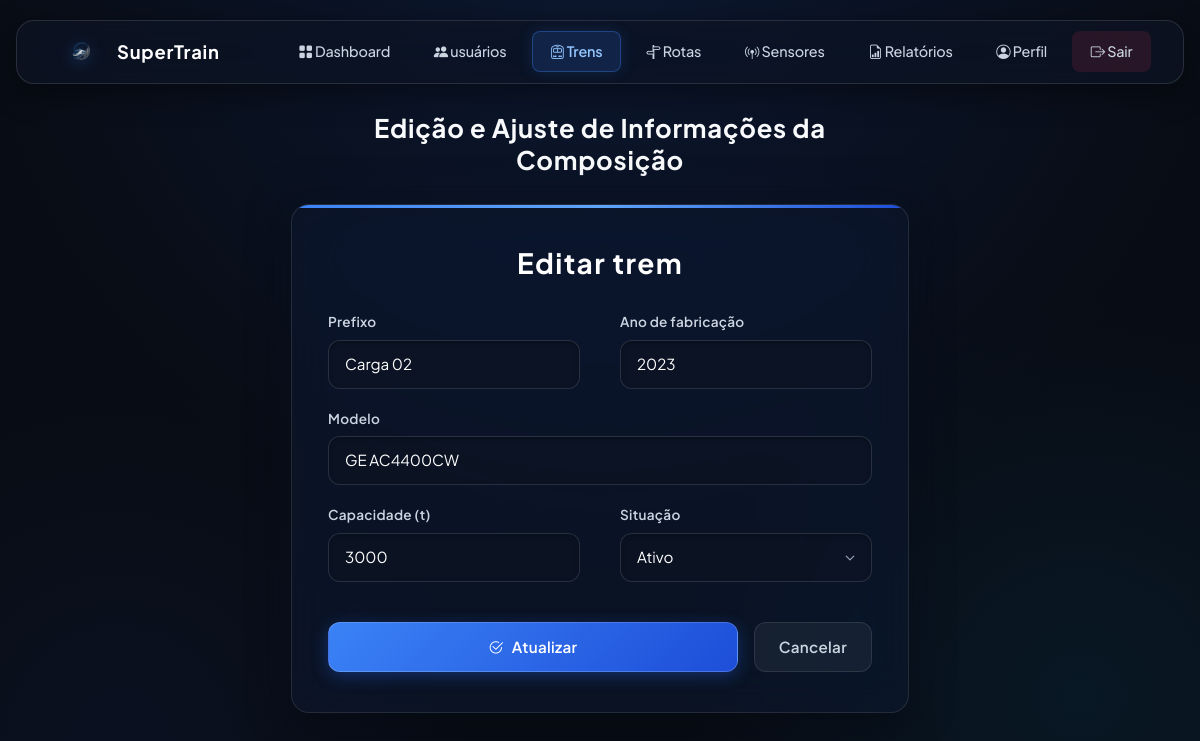
Before: /formulario.php?id=5 (signed in) with the older database file.
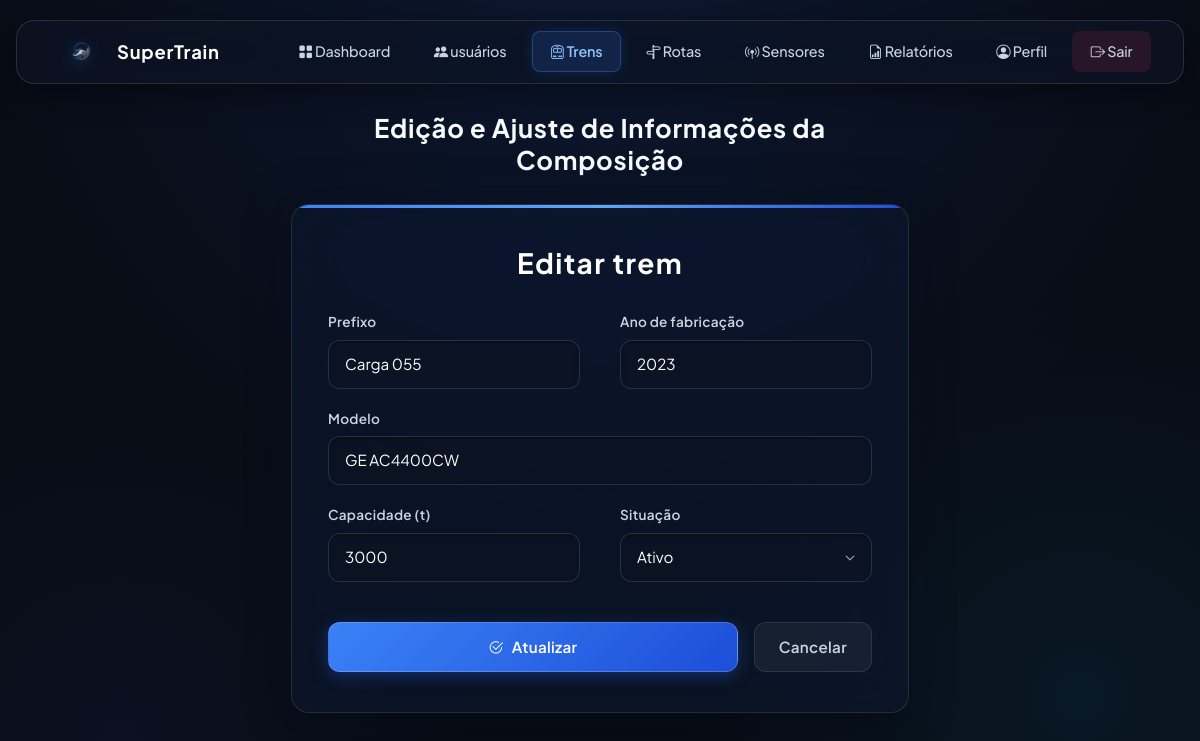
After: the same page with the newer database file.
### tables this page shows
CREATE TABLE `trens` (
  `id` int(11) NOT NULL AUTO_INCREMENT,
  `prefixo` varchar(20) NOT NULL,
  `modelo_composicao` varchar(100) NOT NULL DEFAULT 'SuperTrain Série 2000',
  `linha_id` int(11) DEFAULT NULL,
  `tipo` enum('passageiros','carga','expresso') NOT NULL DEFAULT 'passageiros',
  `status_operacional` enum('ativo','parado','manutencao') NOT NULL DEFAULT 'ativo',
  `capacidade_maxima` int(11) NOT NULL DEFAULT 800,
  `velocidade_maxima_kmh` decimal(5,2) NOT NULL DEFAULT 80.00,
  `ano_fabricacao` year(4) NOT NULL DEFAULT 2024,
  `ativo` tinyint(1) NOT NULL DEFAULT 1,
  `criado_em` datetime DEFAULT current_timestamp(),
  `atualizado_em` datetime DEFAULT current_timestamp() ON UPDATE current_timestamp(),
  PRIMARY KEY (`id`),
  UNIQUE KEY `prefixo` (`prefixo`),
  KEY `idx_trens_status` (`status_operacional`),
  KEY `idx_trens_linha` (`linha_id`),
  CONSTRAINT `fk_trens_linha` FOREIGN KEY (`linha_id`) REFERENCES `linhas` (`id`) ON DELETE SET NULL
);

### formulario.php (the view, shortened to what the changed rows need)
<?php
require_once 'config.php';
$id = (int) ($_GET['id'] ?? 0);
$prefixo = '';
$modelo = '';
$ano_fabricacao = '';
$capacidade_maxima = '';
$status_atual = 'ativo';
$status_operacional = [
    'ativo' => 'Ativo',
    'manutencao' => 'Em manutenção',
    'parado' => 'Parado'
];
if ($id > 0 && $_SERVER['REQUEST_METHOD'] === 'GET') {
    $stmt = $conexao->prepare('SELECT * FROM trens WHERE id = ?');
    $stmt->bind_param('i', $id);
    $stmt->execute();
    $trem = $stmt->get_result()->fetch_assoc();
    $prefixo = $trem['prefixo'];
    $modelo = $trem['modelo_composicao'];
    $ano_fabricacao = $trem['ano_fabricacao'];
    $capacidade_maxima = $trem['capacidade_maxima'];
    $status_atual = $trem['status_operacional'];
}
?>
<!DOCTYPE html>
<html lang="pt-br">
<head>
  <link href="https://cdn.jsdelivr.net/npm/bootstrap@5.3.3/dist/css/bootstrap.min.css" rel="stylesheet" />
  <link rel="stylesheet" href="https://cdn.jsdelivr.net/npm/bootstrap-icons@1.11.3/font/bootstrap-icons.min.css" />
  <link rel="stylesheet" href="estilo/formulario.css" />
</head>
<body>
  <main>
    <div class="container formulario-wrapper">
      <h2 class="texto-indicativo">
        <?= $id > 0 ? 'Edição e Ajuste de Informações da Composição' : 'Cadastre uma Nova Composição Ferroviária' ?>
      </h2>
      <div class="card formulario-card">
        <h1 class="card-title"><?= $id > 0 ? 'Editar trem' : 'Novo trem' ?></h1>
        <form method="post" autocomplete="off">
          <div class="linha row">
            <div class="campo col-md-6 form-group mb-3">
              <label for="prefixo" class="form-label">Prefixo</label>
              <input type="text" class="form-control" id="prefixo" name="prefixo" maxlength="20" placeholder="Ex: Trem 130" value="<?= htmlspecialchars($prefixo) ?>" required>
            </div>
            <div class="campo col-md-6 form-group mb-3">
              <label for="ano_fabricacao" class="form-label">Ano de fabricação</label>
              <input type="number" class="form-control" id="ano_fabricacao" name="ano_fabricacao" min="1900" max="2100" placeholder="Ex: 2024" value="<?= htmlspecialchars((string) $ano_fabricacao) ?>" required>
            </div>
          </div>
          <div class="campo form-group mb-3">
            <label for="modelo_composicao" class="form-label">Modelo</label>
            <input type="text" class="form-control" id="modelo_composicao" name="modelo_composicao" maxlength="100" placeholder="Ex: Alstom Metropolis ST-X" value="<?= htmlspecialchars($modelo) ?>" required>
          </div>
          <div class="linha row">
            <div class="campo col-md-6 form-group mb-3">
              <label for="capacidade_maxima" class="form-label">Capacidade (t)</label>
              <input type="number" class="form-control" id="capacidade_maxima" name="capacidade_maxima" step="0.01" min="0.01" placeholder="Ex: 1200" value="<?= htmlspecialchars((string) $capacidade_maxima) ?>" required>
            </div>
            <div class="campo col-md-6 form-group mb-4">
              <label for="status_operacional" class="form-label">Situação</label>
              <select id="status_operacional" name="status_operacional" class="form-select">
                <?php foreach ($status_operacional as $chave => $rotulo): ?>
                  <option value="<?= $chave ?>" <?= $chave === $status_atual ? 'selected' : '' ?>>
                    <?= $rotulo ?>
                  </option>
                <?php endforeach; ?>
              </select>
            </div>
          </div>
        </form>
      </div>
    </div>
  </main>
</body>
</html>

Changed rows visible on the page:
changed trens "GE AC4400CW": prefixo "Carga 02" → "Carga 055"
